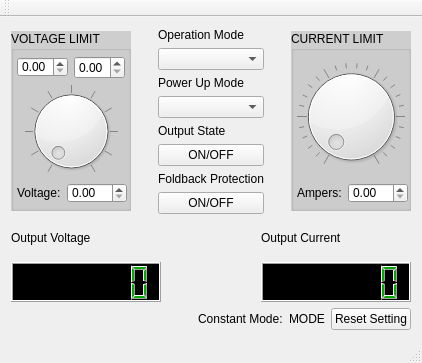
<?xml version="1.0" encoding="UTF-8"?>
<ui version="4.0">
 <class>MainWindow</class>
 <widget class="QMainWindow" name="MainWindow">
  <property name="geometry">
   <rect>
    <x>0</x>
    <y>0</y>
    <width>422</width>
    <height>363</height>
   </rect>
  </property>
  <property name="windowTitle">
   <string>MainWindow</string>
  </property>
  <widget class="QWidget" name="centralWidget">
   <layout class="QVBoxLayout" name="verticalLayout_6">
    <item>
     <layout class="QHBoxLayout" name="horizontalLayout_2">
      <item>
       <widget class="QGroupBox" name="volt_box">
        <property name="minimumSize">
         <size>
          <width>120</width>
          <height>180</height>
         </size>
        </property>
        <property name="maximumSize">
         <size>
          <width>120</width>
          <height>180</height>
         </size>
        </property>
        <property name="palette">
         <palette>
          <active>
           <colorrole role="Base">
            <brush brushstyle="SolidPattern">
             <color alpha="255">
              <red>255</red>
              <green>255</green>
              <blue>255</blue>
             </color>
            </brush>
           </colorrole>
           <colorrole role="Window">
            <brush brushstyle="SolidPattern">
             <color alpha="255">
              <red>206</red>
              <green>206</green>
              <blue>206</blue>
             </color>
            </brush>
           </colorrole>
          </active>
          <inactive>
           <colorrole role="Base">
            <brush brushstyle="SolidPattern">
             <color alpha="255">
              <red>255</red>
              <green>255</green>
              <blue>255</blue>
             </color>
            </brush>
           </colorrole>
           <colorrole role="Window">
            <brush brushstyle="SolidPattern">
             <color alpha="255">
              <red>206</red>
              <green>206</green>
              <blue>206</blue>
             </color>
            </brush>
           </colorrole>
          </inactive>
          <disabled>
           <colorrole role="Base">
            <brush brushstyle="SolidPattern">
             <color alpha="255">
              <red>206</red>
              <green>206</green>
              <blue>206</blue>
             </color>
            </brush>
           </colorrole>
           <colorrole role="Window">
            <brush brushstyle="SolidPattern">
             <color alpha="255">
              <red>206</red>
              <green>206</green>
              <blue>206</blue>
             </color>
            </brush>
           </colorrole>
          </disabled>
         </palette>
        </property>
        <property name="autoFillBackground">
         <bool>true</bool>
        </property>
        <property name="title">
         <string>VOLTAGE LIMIT</string>
        </property>
        <layout class="QVBoxLayout" name="verticalLayout">
         <property name="leftMargin">
          <number>3</number>
         </property>
         <property name="topMargin">
          <number>5</number>
         </property>
         <property name="rightMargin">
          <number>3</number>
         </property>
         <property name="bottomMargin">
          <number>5</number>
         </property>
         <item>
          <layout class="QHBoxLayout" name="horizontalLayout">
           <item>
            <widget class="QDoubleSpinBox" name="underVolt">
             <property name="maximumSize">
              <size>
               <width>16777215</width>
               <height>20</height>
              </size>
             </property>
            </widget>
           </item>
           <item>
            <widget class="QDoubleSpinBox" name="overVolt"/>
           </item>
          </layout>
         </item>
         <item>
          <widget class="QDial" name="volt_dial">
           <property name="minimumSize">
            <size>
             <width>0</width>
             <height>0</height>
            </size>
           </property>
           <property name="maximumSize">
            <size>
             <width>9999</width>
             <height>9999</height>
            </size>
           </property>
           <property name="wrapping">
            <bool>false</bool>
           </property>
           <property name="notchTarget">
            <double>10.000000000000000</double>
           </property>
           <property name="notchesVisible">
            <bool>true</bool>
           </property>
          </widget>
         </item>
         <item>
          <layout class="QHBoxLayout" name="horizontalLayout_3">
           <item>
            <widget class="QLabel" name="label_8">
             <property name="text">
              <string>Voltage:</string>
             </property>
            </widget>
           </item>
           <item>
            <widget class="QDoubleSpinBox" name="volt_output">
             <property name="minimumSize">
              <size>
               <width>60</width>
               <height>0</height>
              </size>
             </property>
             <property name="maximumSize">
              <size>
               <width>16777215</width>
               <height>20</height>
              </size>
             </property>
            </widget>
           </item>
          </layout>
         </item>
        </layout>
       </widget>
      </item>
      <item>
       <spacer name="horizontalSpacer_3">
        <property name="orientation">
         <enum>Qt::Horizontal</enum>
        </property>
        <property name="sizeHint" stdset="0">
         <size>
          <width>40</width>
          <height>20</height>
         </size>
        </property>
       </spacer>
      </item>
      <item>
       <layout class="QVBoxLayout" name="verticalLayout_10">
        <item>
         <layout class="QVBoxLayout" name="verticalLayout_7">
          <item>
           <widget class="QLabel" name="label_5">
            <property name="text">
             <string>Operation Mode</string>
            </property>
           </widget>
          </item>
          <item>
           <widget class="QComboBox" name="oper_mode_combo"/>
          </item>
         </layout>
        </item>
        <item>
         <layout class="QVBoxLayout" name="verticalLayout_8">
          <item>
           <widget class="QLabel" name="label_6">
            <property name="text">
             <string>Power Up Mode</string>
            </property>
           </widget>
          </item>
          <item>
           <widget class="QComboBox" name="power_up_combo"/>
          </item>
         </layout>
        </item>
        <item>
         <layout class="QVBoxLayout" name="verticalLayout_3">
          <item>
           <widget class="QLabel" name="label">
            <property name="text">
             <string>Output State</string>
            </property>
           </widget>
          </item>
          <item>
           <widget class="QPushButton" name="outputStateBtn">
            <property name="text">
             <string>ON/OFF</string>
            </property>
            <property name="checkable">
             <bool>true</bool>
            </property>
           </widget>
          </item>
         </layout>
        </item>
        <item>
         <layout class="QVBoxLayout" name="verticalLayout_9">
          <item>
           <widget class="QLabel" name="label_7">
            <property name="text">
             <string>Foldback Protection</string>
            </property>
           </widget>
          </item>
          <item>
           <widget class="QPushButton" name="foldback_btn">
            <property name="text">
             <string>ON/OFF</string>
            </property>
            <property name="checkable">
             <bool>true</bool>
            </property>
           </widget>
          </item>
         </layout>
        </item>
       </layout>
      </item>
      <item>
       <spacer name="horizontalSpacer_4">
        <property name="orientation">
         <enum>Qt::Horizontal</enum>
        </property>
        <property name="sizeHint" stdset="0">
         <size>
          <width>40</width>
          <height>20</height>
         </size>
        </property>
       </spacer>
      </item>
      <item>
       <widget class="QGroupBox" name="curr_box">
        <property name="minimumSize">
         <size>
          <width>120</width>
          <height>180</height>
         </size>
        </property>
        <property name="maximumSize">
         <size>
          <width>120</width>
          <height>180</height>
         </size>
        </property>
        <property name="palette">
         <palette>
          <active>
           <colorrole role="Base">
            <brush brushstyle="SolidPattern">
             <color alpha="255">
              <red>255</red>
              <green>255</green>
              <blue>255</blue>
             </color>
            </brush>
           </colorrole>
           <colorrole role="Window">
            <brush brushstyle="SolidPattern">
             <color alpha="255">
              <red>206</red>
              <green>206</green>
              <blue>206</blue>
             </color>
            </brush>
           </colorrole>
          </active>
          <inactive>
           <colorrole role="Base">
            <brush brushstyle="SolidPattern">
             <color alpha="255">
              <red>255</red>
              <green>255</green>
              <blue>255</blue>
             </color>
            </brush>
           </colorrole>
           <colorrole role="Window">
            <brush brushstyle="SolidPattern">
             <color alpha="255">
              <red>206</red>
              <green>206</green>
              <blue>206</blue>
             </color>
            </brush>
           </colorrole>
          </inactive>
          <disabled>
           <colorrole role="Base">
            <brush brushstyle="SolidPattern">
             <color alpha="255">
              <red>206</red>
              <green>206</green>
              <blue>206</blue>
             </color>
            </brush>
           </colorrole>
           <colorrole role="Window">
            <brush brushstyle="SolidPattern">
             <color alpha="255">
              <red>206</red>
              <green>206</green>
              <blue>206</blue>
             </color>
            </brush>
           </colorrole>
          </disabled>
         </palette>
        </property>
        <property name="autoFillBackground">
         <bool>true</bool>
        </property>
        <property name="title">
         <string>CURRENT LIMIT</string>
        </property>
        <layout class="QVBoxLayout" name="verticalLayout_2">
         <property name="leftMargin">
          <number>3</number>
         </property>
         <property name="topMargin">
          <number>5</number>
         </property>
         <property name="rightMargin">
          <number>3</number>
         </property>
         <property name="bottomMargin">
          <number>5</number>
         </property>
         <item>
          <widget class="QDial" name="curr_dial">
           <property name="minimumSize">
            <size>
             <width>0</width>
             <height>0</height>
            </size>
           </property>
           <property name="maximumSize">
            <size>
             <width>9999</width>
             <height>9999</height>
            </size>
           </property>
           <property name="wrapping">
            <bool>false</bool>
           </property>
           <property name="notchesVisible">
            <bool>true</bool>
           </property>
          </widget>
         </item>
         <item>
          <layout class="QHBoxLayout" name="horizontalLayout_4">
           <item>
            <widget class="QLabel" name="label_9">
             <property name="text">
              <string>Ampers:</string>
             </property>
            </widget>
           </item>
           <item>
            <widget class="QDoubleSpinBox" name="curr_output">
             <property name="minimumSize">
              <size>
               <width>60</width>
               <height>0</height>
              </size>
             </property>
             <property name="maximumSize">
              <size>
               <width>16777215</width>
               <height>20</height>
              </size>
             </property>
            </widget>
           </item>
          </layout>
         </item>
        </layout>
       </widget>
      </item>
     </layout>
    </item>
    <item>
     <layout class="QHBoxLayout" name="horizontalLayout_5">
      <item>
       <layout class="QVBoxLayout" name="verticalLayout_4">
        <item>
         <widget class="QLabel" name="label_2">
          <property name="text">
           <string>Output Voltage</string>
          </property>
          <property name="wordWrap">
           <bool>true</bool>
          </property>
         </widget>
        </item>
        <item>
         <widget class="QLCDNumber" name="voltage_output_lcd">
          <property name="minimumSize">
           <size>
            <width>150</width>
            <height>40</height>
           </size>
          </property>
          <property name="maximumSize">
           <size>
            <width>150</width>
            <height>16777215</height>
           </size>
          </property>
          <property name="palette">
           <palette>
            <active>
             <colorrole role="WindowText">
              <brush brushstyle="SolidPattern">
               <color alpha="255">
                <red>0</red>
                <green>170</green>
                <blue>0</blue>
               </color>
              </brush>
             </colorrole>
             <colorrole role="Text">
              <brush brushstyle="SolidPattern">
               <color alpha="255">
                <red>0</red>
                <green>0</green>
                <blue>0</blue>
               </color>
              </brush>
             </colorrole>
             <colorrole role="Base">
              <brush brushstyle="SolidPattern">
               <color alpha="255">
                <red>255</red>
                <green>255</green>
                <blue>255</blue>
               </color>
              </brush>
             </colorrole>
             <colorrole role="Window">
              <brush brushstyle="SolidPattern">
               <color alpha="255">
                <red>0</red>
                <green>0</green>
                <blue>0</blue>
               </color>
              </brush>
             </colorrole>
            </active>
            <inactive>
             <colorrole role="WindowText">
              <brush brushstyle="SolidPattern">
               <color alpha="255">
                <red>0</red>
                <green>170</green>
                <blue>0</blue>
               </color>
              </brush>
             </colorrole>
             <colorrole role="Text">
              <brush brushstyle="SolidPattern">
               <color alpha="255">
                <red>0</red>
                <green>0</green>
                <blue>0</blue>
               </color>
              </brush>
             </colorrole>
             <colorrole role="Base">
              <brush brushstyle="SolidPattern">
               <color alpha="255">
                <red>255</red>
                <green>255</green>
                <blue>255</blue>
               </color>
              </brush>
             </colorrole>
             <colorrole role="Window">
              <brush brushstyle="SolidPattern">
               <color alpha="255">
                <red>0</red>
                <green>0</green>
                <blue>0</blue>
               </color>
              </brush>
             </colorrole>
            </inactive>
            <disabled>
             <colorrole role="WindowText">
              <brush brushstyle="SolidPattern">
               <color alpha="255">
                <red>120</red>
                <green>120</green>
                <blue>120</blue>
               </color>
              </brush>
             </colorrole>
             <colorrole role="Text">
              <brush brushstyle="SolidPattern">
               <color alpha="255">
                <red>120</red>
                <green>120</green>
                <blue>120</blue>
               </color>
              </brush>
             </colorrole>
             <colorrole role="Base">
              <brush brushstyle="SolidPattern">
               <color alpha="255">
                <red>0</red>
                <green>0</green>
                <blue>0</blue>
               </color>
              </brush>
             </colorrole>
             <colorrole role="Window">
              <brush brushstyle="SolidPattern">
               <color alpha="255">
                <red>0</red>
                <green>0</green>
                <blue>0</blue>
               </color>
              </brush>
             </colorrole>
            </disabled>
           </palette>
          </property>
          <property name="autoFillBackground">
           <bool>true</bool>
          </property>
          <property name="smallDecimalPoint">
           <bool>true</bool>
          </property>
          <property name="digitCount">
           <number>6</number>
          </property>
         </widget>
        </item>
       </layout>
      </item>
      <item>
       <spacer name="horizontalSpacer">
        <property name="orientation">
         <enum>Qt::Horizontal</enum>
        </property>
        <property name="sizeHint" stdset="0">
         <size>
          <width>40</width>
          <height>20</height>
         </size>
        </property>
       </spacer>
      </item>
      <item>
       <layout class="QVBoxLayout" name="verticalLayout_5">
        <item>
         <widget class="QLabel" name="label_3">
          <property name="text">
           <string>Output Current</string>
          </property>
          <property name="wordWrap">
           <bool>true</bool>
          </property>
         </widget>
        </item>
        <item>
         <widget class="QLCDNumber" name="current_output_lcd">
          <property name="minimumSize">
           <size>
            <width>150</width>
            <height>40</height>
           </size>
          </property>
          <property name="maximumSize">
           <size>
            <width>150</width>
            <height>16777215</height>
           </size>
          </property>
          <property name="palette">
           <palette>
            <active>
             <colorrole role="WindowText">
              <brush brushstyle="SolidPattern">
               <color alpha="255">
                <red>0</red>
                <green>170</green>
                <blue>0</blue>
               </color>
              </brush>
             </colorrole>
             <colorrole role="Text">
              <brush brushstyle="SolidPattern">
               <color alpha="255">
                <red>0</red>
                <green>0</green>
                <blue>0</blue>
               </color>
              </brush>
             </colorrole>
             <colorrole role="Base">
              <brush brushstyle="SolidPattern">
               <color alpha="255">
                <red>255</red>
                <green>255</green>
                <blue>255</blue>
               </color>
              </brush>
             </colorrole>
             <colorrole role="Window">
              <brush brushstyle="SolidPattern">
               <color alpha="255">
                <red>0</red>
                <green>0</green>
                <blue>0</blue>
               </color>
              </brush>
             </colorrole>
            </active>
            <inactive>
             <colorrole role="WindowText">
              <brush brushstyle="SolidPattern">
               <color alpha="255">
                <red>0</red>
                <green>170</green>
                <blue>0</blue>
               </color>
              </brush>
             </colorrole>
             <colorrole role="Text">
              <brush brushstyle="SolidPattern">
               <color alpha="255">
                <red>0</red>
                <green>0</green>
                <blue>0</blue>
               </color>
              </brush>
             </colorrole>
             <colorrole role="Base">
              <brush brushstyle="SolidPattern">
               <color alpha="255">
                <red>255</red>
                <green>255</green>
                <blue>255</blue>
               </color>
              </brush>
             </colorrole>
             <colorrole role="Window">
              <brush brushstyle="SolidPattern">
               <color alpha="255">
                <red>0</red>
                <green>0</green>
                <blue>0</blue>
               </color>
              </brush>
             </colorrole>
            </inactive>
            <disabled>
             <colorrole role="WindowText">
              <brush brushstyle="SolidPattern">
               <color alpha="255">
                <red>120</red>
                <green>120</green>
                <blue>120</blue>
               </color>
              </brush>
             </colorrole>
             <colorrole role="Text">
              <brush brushstyle="SolidPattern">
               <color alpha="255">
                <red>120</red>
                <green>120</green>
                <blue>120</blue>
               </color>
              </brush>
             </colorrole>
             <colorrole role="Base">
              <brush brushstyle="SolidPattern">
               <color alpha="255">
                <red>0</red>
                <green>0</green>
                <blue>0</blue>
               </color>
              </brush>
             </colorrole>
             <colorrole role="Window">
              <brush brushstyle="SolidPattern">
               <color alpha="255">
                <red>0</red>
                <green>0</green>
                <blue>0</blue>
               </color>
              </brush>
             </colorrole>
            </disabled>
           </palette>
          </property>
          <property name="autoFillBackground">
           <bool>true</bool>
          </property>
          <property name="smallDecimalPoint">
           <bool>true</bool>
          </property>
          <property name="digitCount">
           <number>6</number>
          </property>
         </widget>
        </item>
       </layout>
      </item>
     </layout>
    </item>
    <item>
     <layout class="QHBoxLayout" name="horizontalLayout_6">
      <item>
       <spacer name="horizontalSpacer_2">
        <property name="orientation">
         <enum>Qt::Horizontal</enum>
        </property>
        <property name="sizeHint" stdset="0">
         <size>
          <width>40</width>
          <height>20</height>
         </size>
        </property>
       </spacer>
      </item>
      <item>
       <widget class="QLabel" name="label_4">
        <property name="text">
         <string>Constant Mode:</string>
        </property>
       </widget>
      </item>
      <item>
       <widget class="QLabel" name="const_mode_lbl">
        <property name="text">
         <string>MODE</string>
        </property>
        <property name="wordWrap">
         <bool>true</bool>
        </property>
       </widget>
      </item>
      <item>
       <widget class="QPushButton" name="resetSettings">
        <property name="text">
         <string>Reset Setting</string>
        </property>
       </widget>
      </item>
     </layout>
    </item>
   </layout>
  </widget>
  <widget class="QMenuBar" name="menuBar">
   <property name="geometry">
    <rect>
     <x>0</x>
     <y>0</y>
     <width>422</width>
     <height>21</height>
    </rect>
   </property>
  </widget>
  <widget class="QStatusBar" name="statusBar"/>
  <widget class="QToolBar" name="mainToolBar">
   <attribute name="toolBarArea">
    <enum>TopToolBarArea</enum>
   </attribute>
   <attribute name="toolBarBreak">
    <bool>false</bool>
   </attribute>
  </widget>
 </widget>
 <layoutdefault spacing="6" margin="11"/>
 <resources/>
 <connections/>
</ui>
